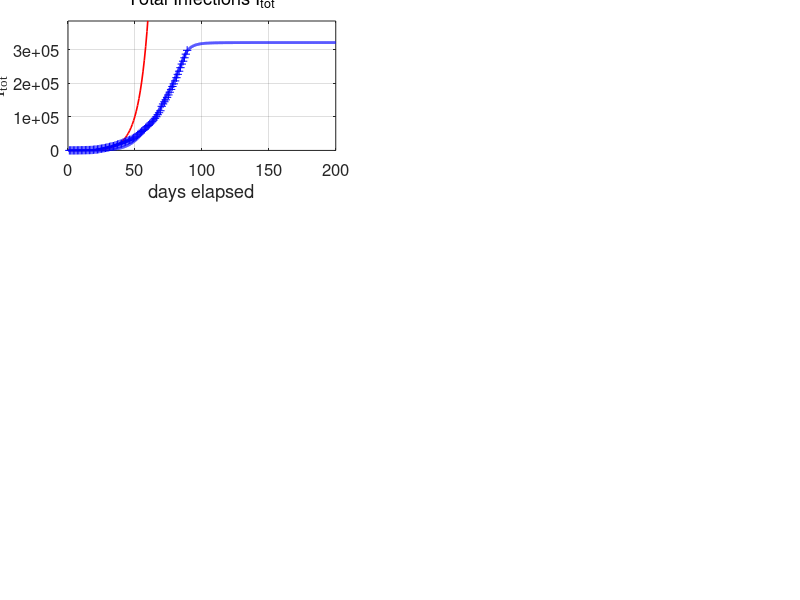

The MATLAB source for this figure: (Note: this script raises an error after producing the figure.)
% covid19CHINA.m

% Revised:  2020 05 16

% Mathemtatical model for the spread of the covid19 virus
% Model for AUSTRALIAL spread of virus
% Data from https://www.worldometers.info/coronavirus/
% Date file:  covid19.mat  variable covid19
% Model specified by the variables in the INPUT SECTION of the Script

% DOING PHYSICS WITH MATLAB: 
%   ../mphome.htm
% Documentation
%   http://www.physics.usyd.edu.au/teach_res/mp/doc/sird19EA.htm
% Download Scripts
%   http://www.physics.usyd.edu.au/teach_res/mp/mscripts/

% Ian Cooper
% email: matlabvisualphysics@gmail.com
% Matlab 2019b

% Populations: Data d / Model
% Susceptible individuals:  Sd  S
% Active infections (currently infected);  Id  I
% Removed Rm
% Recovered:  Rd  R
% Dead:  Dd  D


close all
clear
clc

global Imax Rmax Dmax ITmax Smax

% DATA  ===============================================================
load('covid19.mat')
Ndays  = find(covid19 == 0,1) - 1;  

% save covid19.mat covid19

% DATA: variable covid19
% Col 1: World   Id   Currently Infected Cases
% Col 2: World   Rd   Recovered
% Col 3: World   Dd   Deaths

% Data for China with Script svr19CHINA.m
% Col 4: China   Total infected cases
% Col 5: China   Currently Infected Cases
% Col 6: China   Deaths
% Col 7: USA     Total infected cases
% Col 8: USA     Currently infected cases
% Col 9: USA     Deaths
% Col 10: AUST     Total infected cases
% Col 11: AUST     Currently infected cases
% Col 12: AUST     Deaths
% Col 13: IND     Total infected cases
% Col 14: IND     Currently infected cases
% Col 15: IND     Deaths

% DATA: Id Rd Dd / Number of data days for COVID19  
  Idtot  = covid19(53:Ndays,13);
  Id     = covid19(53:Ndays,14);
  Dd     = covid19(53:Ndays,15);  
  
  Ndays = length(Idtot);
  
  Rd = Idtot - Id - Dd;
  Idmax = max(Id);
  Rdmax = max(Rd);
  Ddmax = max(Dd);
  ITdmax = max(Idtot);

% MODEL INPUT PARAMETERS  ============================================
% Model: number of time steps 
  num = 5000;
% Maximum number of days for model   [200]
  tMax = 200;

% Initial number of infections   [0.004] 
  I = zeros(num,1);
  I(1) = 1.2e-4;
% Adjustable model parameters  
% S --> I  [0.38] 
  a = 0.19;
% I --> Rm  [0.036]
  b = 0.040;
%  r = 0.94;    % recoveries
%  d = 1 - r;   % deaths
% Population scaling factor
%  f = 8.7171e4;
  f = 1.4e5;
% Time index
  t_index = 77; 
% Exponential growth
     th = 5; t0 = -6; 
% Starting Date
  zSTART = datenum([2020 3 14]);

% SETUP  ==============================================================
% Time [days]
  t = linspace(0,tMax,num)';
  dt = t(2) - t(1);
% Exponential growth
  k = log(2)/th;  tE = 0:80;
  v0 = 177400/exp(k*60);
  v = v0.*exp(k*(tE - t0));

% Model: S  D  R  
  S  = zeros(num,1);
  Rm = zeros(num,1);
    
% Model: Initial values for populations
  S(1) = 1;
  
% MODEL: Time Evolution  ==============================================
for n = 1:num-1
  dS = -a*S(n)*I(n)*dt;
  dI = -dS;
  dRm = b*I(n)*dt;
  S(n+1) =  S(n) + dS;
   
  if n == 400; S(n+1) = 1.0; end
  if n == 1600; S(n+1) = 0.70; end
  if n == 1750; S(n+1) = 0.60; end
  if n == 1900; S(n+1) = 0.50; end
  if n == 2000; S(n+1) = 0.50; end
  if n == 2100; S(n+1) = 0.50; end
  
  I(n+1) =  I(n) + dI - dRm;
  Rm(n+1) = Rm(n)+ dRm;
end
 

  I = f.*I;
  Rm = f.*Rm;
  k0 = 1.0e-5;
  D0 = 11e3;
  D = D0.*(1 - exp(-k0.*Rm));
  R = Rm - D;
  Itot = I + Rm;


  
 
  Imax = max(I);
  Rmax = max(R);
  Dmax = max(D);
  Smax = max(S);
  ITmax = max(Itot);
    
% Percentages: model
  pI = 100*I(end) / Itot(end);
  pR = 100*R(end) / Itot(end);
  pD = 100*D(end) / Itot(end);
  
% Percentages: Data
  pId = 100*Id(end) / Idtot(end);
  pRd = 100*Rd(end) / Idtot(end);
  pDd = 100*Dd(end) / Idtot(end);
  

% *********************************************************************  
% GRAPHICS
% ********************************************************************* 

figure(1)
  set(gcf,'units','normalized');
  set(gcf,'position',[0.02 0.02 0.435 0.80]);
  set(gcf,'color','w');

subplot(3,2,1)   % Total infections
    xP = tE;
    yP = v;
    plot(xP,yP,'r','linewidth',1.2)
   
    hold on
    xP = 1: Ndays;
    yP = Idtot; 
    plot(xP,yP,'b+')
    hold on
    xP = t; yP = Itot;
    plot(xP,yP,'b','linewidth',2)
    
    xlim([0 tMax])
    ylim([0 1.2*ITmax])
    grid on
    xlabel('days elapsed')
    ylabel('I_{tot}','FontName','Times New Roman')
    title('Total Infections I_{tot}','fontweight','normal');
    set(gca,'fontsize',12)  
    set(gca,'Position', [0.0850 0.7093+0.04 0.3347 0.2157]);
    yMax = ylim;
    z = yMax(2);
    plotMonths(z)
    
  
subplot(3,2,2)  % INFECTIONS
    xP = 1: Ndays;
    yP = Id;
    plot(xP,yP,'b+')   
    hold on
    
%     xP = t_index; yP = Id(t_index);
%     plot(xP,yP,'bo','markerfacecolor','b','markersize',8)
    
    xP = t; yP = I;
    plot(xP,yP,'b','linewidth',2)
   
    grid on
    title('Active Infections  I','fontweight','normal')
    ylabel('I','FontName','Times New Roman') 
    xlabel('days elapsed')
    set(gca,'fontsize',12)
    set(gca,'Position', [0.5703-0.04 0.7093+0.04 0.3347 0.2157]);
    yMax = ylim;
    z = yMax(2);
    plotMonths(z)
    
    
subplot(3,2,3)   % RECOVERIES
    xP = 1: Ndays;
    yP = Rd; 
    plot(xP,yP,'k+')
    hold on
 
%     xP = t_index; yP = Rd(t_index);
%     plot(xP,yP,'ko','markerfacecolor','k','markersize',8)
%     
    xP = t; yP = R;
    plot(xP,yP,'k','linewidth',2)
   
    xlim([0 tMax])
    grid on
    ylabel('R')
    xlabel('days elapsed')
    title('Recoveries  R','fontweight','normal')
    set(gca,'fontsize',12)
    set(gca,'Position', [0.0800 0.4096+0.04 0.3347 0.2157]);
    yMax = ylim;
    z = yMax(2);
    plotMonths(z)
    
    
 subplot(3,2,4)    % DEATHS
    xP = 1: Ndays;
    yP = Dd; 
    plot(xP,yP,'r+')
    hold on
 
%     xP = t_index; yP = Dd(t_index);
%     plot(xP,yP,'ro','markerfacecolor','r','markersize',8)
    
    xP = t; yP = D;
    plot(xP,yP,'r','linewidth',2)
    
    xlim([0 tMax])
    grid on
    ylabel('D')
    xlabel('days elapsed')
    title('Deaths  D','fontweight','normal')
    set(gca,'fontsize',12) 
    set(gca,'Position', [0.5703-0.04 0.4096+0.04 0.3347 0.2157]);
    yMax = ylim;
    z = yMax(2);
    plotMonths(z)
 

 subplot(3,2,5)
    xP = t; yP = S;
    plot(xP,yP,'b','linewidth',2)
    hold on
   
    xlim([0 tMax])
    ylim([0 1.1*Smax])
    grid on
    xlabel('days elapsed')
    ylabel('S') 
    title('Susceptible Population S','fontweight','normal')
    set(gca,'fontsize',12)    
    set(gca,'Position', [0.0800 0.1100+0.04 0.3347 0.2157]);   
    yMax = ylim;
    z = yMax(2);
    plotMonths(z)
    
    
subplot(3,2,6)  
   xlim([0 120])
   ylim([0 250])
   hh = 250; dh = -28;
   
   txt = 'START    14 March 2020';
   Htext = text(0,hh,txt,'fontsize',12);
   set(Htext,'color','k')
   
   hh = hh+2*dh;
   txt = 'MODEL PARAMETERS';
   text(0,hh,txt,'fontsize',12)
   
   hh = hh+dh;
   txt = sprintf('I(1) = %3.0e   f = %2.2e   a = %2.3f   b = %2.3f', I(1)/f, f,a ,b);
   text(0,hh,txt,'fontsize',12)
     
   hh = hh+2*dh; 
   txt = 'DATA';
   text(0,hh,txt,'fontsize',12)
   
   z = zSTART;
   z = z + Ndays;
   z = datetime(z,'ConvertFrom','datenum');
   z.Format = 'dd-MMM-yyyy';
   txt = cellstr(z) ; 
   text(20,hh,txt,'fontsize',12)
    
   hh = hh+dh;
   z1 = Id(end); z2 = Rd(end); z3 = Dd(end); z4 = z1+z2+z3;  
   txt = sprintf('I = %5.0f    R = %5.0f    D = %5.0f    I_{tot} = %5.0f', z1,z2,z3,z4);
   text(6,hh,txt,'fontsize',12)
   
   % Recoveries and Deaths
     hh = hh+dh;
     txt = sprintf('percent: Active = %2.1f  Recoveries = %2.1f    Deaths = %2.1f   ',pId,pRd,pDd);
     text(2,hh,txt,'fontsize',12)  
   
     hh = hh+2*dh; 
     txt = 'MODEL PREDICTIONS';
     text(0,hh,txt,'fontsize',12)
   
     z = zSTART;
     z = z + tMax;
     z = datetime(z,'ConvertFrom','datenum');
     z.Format = 'dd-MMM-yyyy';
     txt = cellstr(z) ; 
     text(78,hh,txt,'fontsize',12)
   
     hh = hh+dh;
     z1 = I(end); z2 = R(end); z3 = D(end); z4 = z1+z2+z3;  
     txt = sprintf('I = %5.0f    R = %5.0f    D = %5.0f    I_{tot} = %5.0f', z1,z2,z3,z4);
     text(6,hh,txt,'fontsize',12)

     hh = hh+dh;
     txt = 'Peak';
     text(10,hh,txt,'fontsize',12)
     z = find(I == Imax,1);
     z = t(z) + zSTART;
     z = datetime(z,'ConvertFrom','datenum');
     z.Format = 'dd-MMM-yyyy';
     txt = cellstr(z) ; 
     text(30,hh,txt,'fontsize',12)
   
     txt = sprintf('I_{peak} = %5.0f',Imax);
     text(80,hh,txt,'fontsize',12)
   
     hh = hh+dh;
     txt = sprintf('percent: Active = %2.1f  Recoveries = %2.1f    Deaths = %2.1f   ',pI,pR,pD);
     text(2,hh,txt,'fontsize',12)   
        
     axis off
     set(gca,'Position', [0.5703-0.08 0.1100+0.04 0.3347 0.2157]);
     
     
 figure(2)  % ----------------------------------------------------------
   set(gcf,'units','normalized');
   set(gcf,'position',[0.460 0.05 0.2 0.25]);
   set(gcf,'color','w');

   xP = Rd+Dd; yP = Dd;
   plot( xP,yP,'b+')
   hold on
   xP = Rm; yP = D;
   plot( xP,yP,'r','linewidth',2)
   grid on
   ylabel('deaths D')
   xlabel('removals R_m ')
 %  title('D = D_0 [1 - exp( - k R_m)]','fontweight','normal')
   txt = sprintf('D_0 = %2.0f', D0);
   text(1.52e5,3e3,txt,'fontsize',12)
   txt = sprintf('k = %2.1e',k0);
   text(1.52e5,1e3,txt,'fontsize',12)
   set(gca,'fontsize',12) 
     

figure(3)  % ----------------------------------------------------------
   set(gcf,'units','normalized');
   set(gcf,'position',[0.670 0.05 0.2 0.50]);
   set(gcf,'color','w');

subplot(2,1,1)   
   yP = Rd+Dd; xP = Idtot;
   plot( xP,yP,'b+')
   hold on
   yP = Rm; xP = Itot;
   plot( xP,yP,'r','linewidth',2)
   grid on
   xlabel('infections   I_{tot}')
   ylabel('removals   R_m')
   set(gca,'fontsize',12)   

 subplot(2,1,2)   
   yP = Rd+Dd; xP = Id;
   plot( xP,yP,'b+')
   hold on
   yP = Rm; xP = I;
   plot( xP,yP,'r','linewidth',2)
   grid on
   xlabel('active infections   I')
   ylabel('removals   R_m')
   set(gca,'fontsize',12)   
   

figure(9)
  set(gcf,'units','normalized');
  set(gcf,'position',[0.46 0.4 0.2 0.50]);
  set(gcf,'color','w');

  subplot(3,1,1)
    xP = Rd+Dd; yP = Dd;
   plot( xP,yP,'b+')
   hold on
   xP = Rm; yP = D;
   plot( xP,yP,'r','linewidth',2)
   grid on
   ylabel('deaths D')
   xlabel('removals R_m ')
 %  title('D = D_0 [1 - exp( - k R_m)]','fontweight','normal')
   txt = sprintf('D_0 = %2.0f', D0);
   text(1.8e5,5500,txt,'fontsize',12)
   txt = sprintf('k = %2.2e',k0);
   text(1.8e5,3500,txt,'fontsize',12)
   set(gca,'fontsize',12)
   
 subplot(3,1,2)  
   yP = Rd+Dd; xP = Id;
   plot( xP,yP,'b+')
   hold on
   yP = Rm; xP = I;
   plot( xP,yP,'r','linewidth',2)
   grid on
   xlabel('active infections   I')
   ylabel('removals   R_m')
   set(gca,'fontsize',12)   

 subplot(3,1,3)  
   yP = Rd+Dd; xP = Idtot;
   plot( xP,yP,'b+')
   hold on
   yP = Rm; xP = Itot;
   plot( xP,yP,'r','linewidth',2)
   grid on
   xlabel('infections   I_{tot}')
   ylabel('removals   R_m')
   set(gca,'fontsize',12)   

   
   
   
% =====================================================================
     
function  plotMonths(z)
     
       yMax = z;
     % Months
       m1 = [2020 03 14];    % day zero
       m2 = [2020 04  1];    % Apr
       m3 = [2020 05  1];    % May
       m4 = [2020 06  1];    % Jun
       m5 = [2020 07  1];    % Jul
       m6 = [2020 08  1];    % Aug
       m7 = [2020 09  1];    % Sep
       m8 = [2020 10  1];    % Oct
   
      tm(1) = datenum(m1);
      tm(2) = datenum(m2) - tm(1);
      tm(3) = datenum(m3) - tm(1);
      tm(4) = datenum(m4) - tm(1);
      tm(5) = datenum(m5) - tm(1);
      tm(6) = datenum(m6) - tm(1);
      tm(7) = datenum(m7) - tm(1);
      tm(8) = datenum(m8) - tm(1);
        
      for n = 2:8
        plot([tm(n), tm(n)], [0, yMax],'linewidth',1,'color', [0.5 0.5 0.5]);
        hold on
      end
      
      ys = 0.9;
      text(22, ys*yMax,'A')
      text(52, ys*yMax,'M')
      text(82, ys*yMax,'J')
      text(112,ys*yMax,'J')
      text(142,ys*yMax,'A')
      text(172,ys*yMax,'S')
      
   end
   
